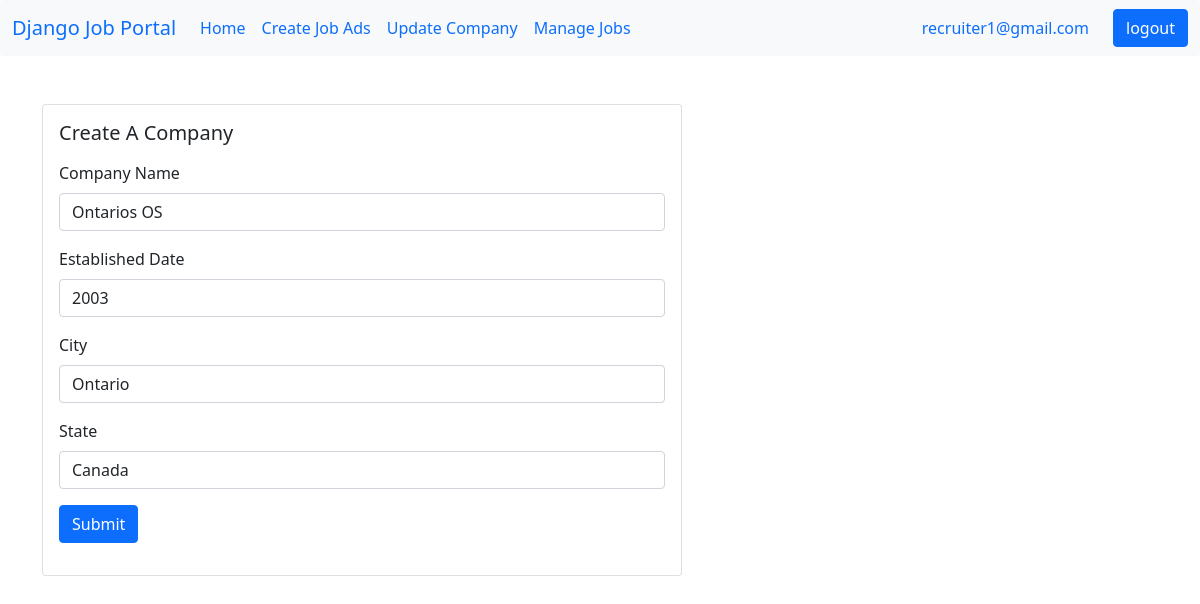
Screenshot of /company/update-company/ (signed in) with the database file from the repository.
### users/models.py (models this page shows)
class User(AbstractUser):
    email = models.EmailField(unique=True)
    is_recruiter=models.BooleanField(default=False)
    is_applicant=models.BooleanField(default=False)
    has_resume=models.BooleanField(default=False)
    has_company=models.BooleanField(default=False)

### company/models.py (models this page shows, shortened)
class Company(models.Model):
    user=models.OneToOneField(User,on_delete=models.CASCADE)
    name=models.CharField(max_length=100,null=True,blank=True)
    est_date=models.CharField(max_length=100,null=True,blank=True)
    city=models.CharField(max_length=100,null=True,blank=True)
    state=models.CharField(max_length=100,null=True,blank=True)

### company/views.py (the view)
# urls.py: path('update-company/',views.update_company, name='update-company'), # type: ignore
def update_company(request):
    if request.user.is_recruiter:
        company=Company.objects.get(user=request.user)
        if request.method=="POST":
            form=UpdateCompanyForm(request.POST,instance=company)
            for value in form:
                print(value)
            if form.is_valid():
                var=form.save(commit=False)
                user=User.objects.get(id=request.user.id)
                user.has_company=True
                var.save()
                user.save()
                messages.info(request,'Your company info has been updated!')
                return redirect('dashboard')
            else:
                messages.warning(request,'Something went wrong!')
        else:
            form=UpdateCompanyForm(instance=company)
            context={'form':form}
            return render(request,'company/update_company.html',context)
    else:
        messages.warning(request,'Permission denied')
        return redirect('dashboard')

### company/form.py
class UpdateCompanyForm(forms.ModelForm):
    class Meta:
        model=Company
        exclude=('user',)

### templates/company/update_company.html (shortened to what this page needs)
{% extends "base.html" %}
{% load widget_tweaks %}
{% block content %}
<div class="row">
    <div class="col-md-6">
        <div class="card mx-auto" style="width: 40rem;">
            <div class="card-body">
                <h5 class="card-title mb-3">Create A Company</h5>
                <form method="POST">
                    <div class="mb-3">
                        <label for="exampleInputEmail1" class="form-label">Company Name</label>
                        {% render_field form.name class="form-control" %}
                    </div>
                    <div class="mb-3">
                        <label for="exampleInputEstablishDate" class="form-label">Established Date</label>
                        {% render_field form.est_date class="form-control" %}
                    </div>
                    <div class="mb-3">
                        <label for="exampleInputCity" class="form-label">City</label>
                        {% render_field form.city class="form-control" %}
                    </div>
                    <div class="mb-3">
                        <label for="exampleInputState" class="form-label">State</label>
                        {% render_field form.state class="form-control" %}
                    </div>
                    <button type="submit" class="btn btn-primary">Submit</button>
        </div>
    </div>
</div>
{% endblock content %}

### templates/base.html (shortened to what this page needs)
<!doctype <!DOCTYPE html>
{% load widget_tweaks %}
<html lang="en">
    <head>
        <link href="https://cdn.jsdelivr.net/npm/bootstrap@5.0.2/dist/css/bootstrap.min.css" rel="stylesheet"
 crossorgin="anonymous">
    </head>
    <body>
            <nav class="navbar navbar-expand-lg bg-body-tertiary bg-light rounded" aria-label="Eleventh navbar example">
              <div class="container-fluid">
                <a class="navbar-brand" href="{% url 'home' %}">Django Job Portal</a>
                <div class="collapse navbar-collapse" id="navbarsExample09">
                  {% if request.user.is_authenticated %}
                    {% if request.user.is_applicant %}
                        <ul class="navbar-nav me-auto mb-2 mb-lg-0">
                            <li class="nav-item">
                            <a class="nav-link active" aria-current="page" href="{% url 'dashboard' %}">Home</a>
                            </li>
                            {% if request.user.has_resume %}
                            <li class="nav-item">
                            <a class="nav-link" href="{% url 'job-listing' %}">Apply to Jobs</a>
                            </li>
                            <li class="nav-item">
                                <a class="nav-link" href="{% url 'update-resume' %}">Update Resume</a>
                            </li>
                            <li class="nav-item">
                                <a class="nav-link" href="{% url 'applied-jobs' %}">Jobs Applied</a>
                            </li>
                            {% else %}
                            <li class="nav-item">
                            <a class="nav-link" href="{% url 'update-resume' %}">Create Resume</a>
                            </li>
                        {% endif %}
                            <li class="nav-item">
                            <a class="nav-link" href="{% url 'job-listing' %}">latest jobs</a>
                            </li>
                        </ul>
                    {% elif request.user.is_recruiter %}
                        <ul class="navbar-nav me-auto mb-2 mb-lg-0">
                            <li class="nav-item">
                            <a class="nav-link active" aria-current="page" href="{% url 'dashboard' %}">Home</a>
                            </li>
                            {% if request.user.has_company %}
                                <li class="nav-item">
                                <a class="nav-link" href="{% url 'create-job'%}">Create Job Ads</a>
                                </li>
                                <li class="nav-item">
                                    <a class="nav-link" href="{% url 'update-company'%}">Update Company</a>
                                </li>
                            {% else %}
                                <li class="nav-item">
                                <a class="nav-link" href="{% url 'update-company'%}">Create Company</a>
                                </li>
                            {% endif %}
                            <li class="nav-item">
                                <a class="nav-link" href="{% url 'manage-jobs' %}">Manage Jobs</a>
                        </ul>
                        {% endif %}
                    <ul class="navbar-nav">
                    <li class="nav-item">
                        <a class="nav-link" href="{% url 'dashboard' %}" >{{request.user.email}}</a>
                    </li>
                    </ul>
                    <div class="text-end">
                        <a type="button" class="btn btn-primary" href={% url 'logout' %}>logout</a>
                    </div>
                    </div>
                    {% endif %}
                </div>
            </nav>
        <div class="container mt-5">
            {% block content %}
            {% endblock content %}
        </div>
        </div>
    </body>
</html>

### rows the page displays
User: user.email "recruiter1@gmail.com"
Company: name "Ontarios OS", est_date "2003", city "Ontario", state "Canada"
